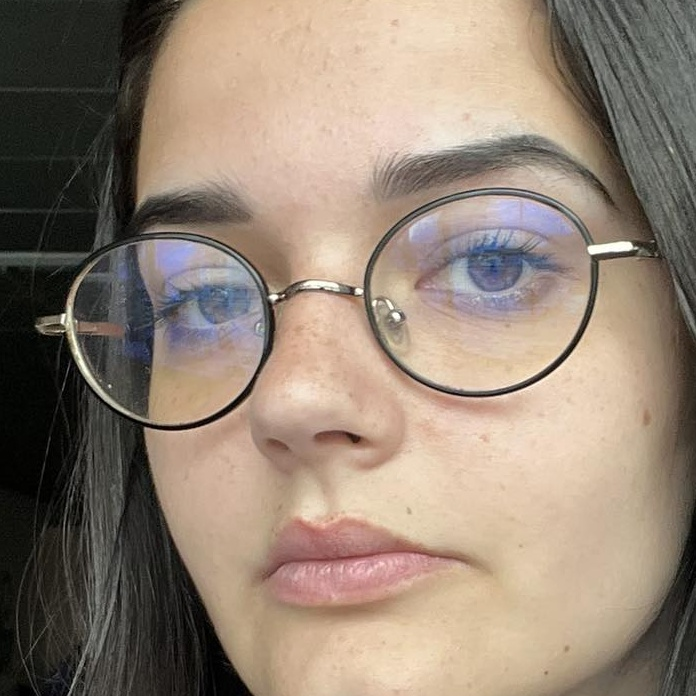
#> input picture FaceDetection/3122312321/face_349029759_1875558212821199_7977228225105043147_n.jpg, 696 x 696 px, given as the content of the folder images/sabina, which was not available
$ python faceDetection.py
#> lines starting #> are read from the running program, lines starting #| are printed output that depends on the picture
import cv2
import os

user = "646d0c1fa7d8e13e080352d7" #Dobljen podatek iz app keri user prijavil
# user_str = str(user) # Pripravljeno kak za kak shranjujemo ker ne vem če id al username

image_folder = "images/sabina" # Pot do mape s slikami

output_folder = f"FaceDetection/{user}" # Ustvarite pot do mape z imenom user

os.makedirs(output_folder, exist_ok=True) # Ustvarite mapo z imenom user, če še ne obstaja

facedetect = cv2.CascadeClassifier('haarcascade_frontalface_default.xml') # Ustvarite detektor obraza

for filename in os.listdir(image_folder):
    if filename.endswith(".jpg"):
        # Ustvarite pot do vhodne slike
        input_image_path = os.path.join(image_folder, filename)

        # Naložite sliko
        image = cv2.imread(input_image_path)
#> image is the input picture: shape (696, 696, 3); mean B, G, R 115.7, 130.6, 146.7

        # Pretvorite sliko v sivinsko sliko za detekcijo obraza
        gray = cv2.cvtColor(image, cv2.COLOR_BGR2GRAY)
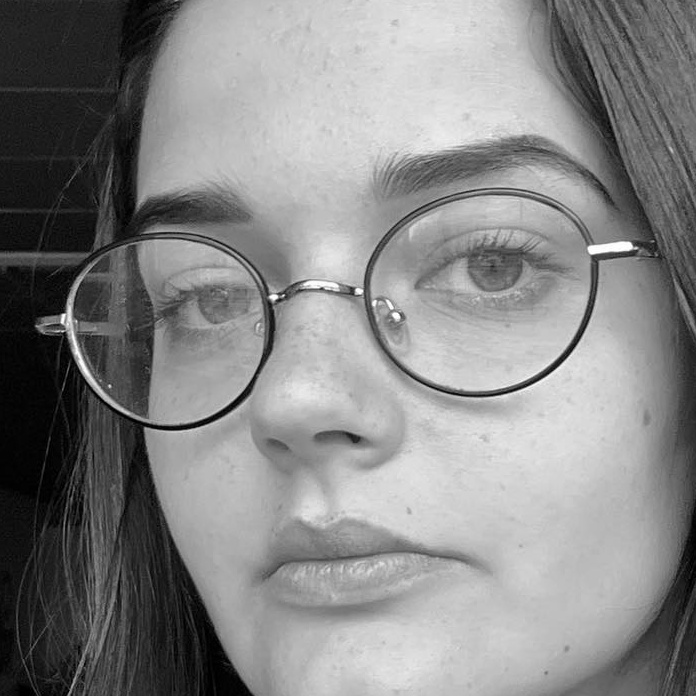
#> gray: shape (696, 696); min 0, max 255, mean 133.7

        # Uporabite detektor obraza na sivi sliki
        faces = facedetect.detectMultiScale(gray, 1.1, 20) # 20 sosedov da je kar se da natancno
#> faces = ()

        # Če so bili obrazi najdeni, jih shranite v drugo mapo
        if len(faces) > 0:
            for (x, y, w, h) in faces:
                # Izrežite obraz iz originalne slike
                face = image[y:y + h, x:x + w]

                # Ustvari ime izhodne slike z obrazi
                output_image_path = os.path.join(output_folder, f"face_{filename}")

                # Shrani sliko z obrazi v drugo mapo
                cv2.imwrite(output_image_path, face)

                print(f"Obraz na sliki {filename} je bil zaznan in shranjen v {output_image_path}")
        else:
            print(f"Na sliki {filename} ni bilo najdenih obrazov.")

$ run again, on FaceDetection/3122312321/face_349235278_664581378870163_8594523987894816179_n.jpg
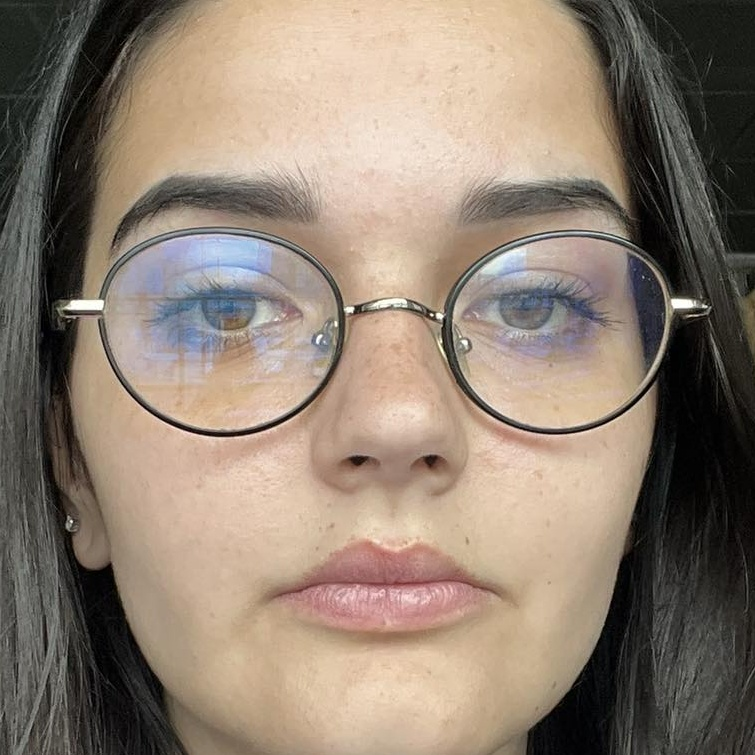
#> input picture FaceDetection/3122312321/face_349235278_664581378870163_8594523987894816179_n.jpg, 755 x 755 px, given as the content of the folder images/sabina, which was not available
#> image is the input picture: shape (755, 755, 3); mean B, G, R 113, 127.3, 142.5
#> `gray = cv2.cvtColor(image, cv2.COLOR_BGR2GRAY)`:
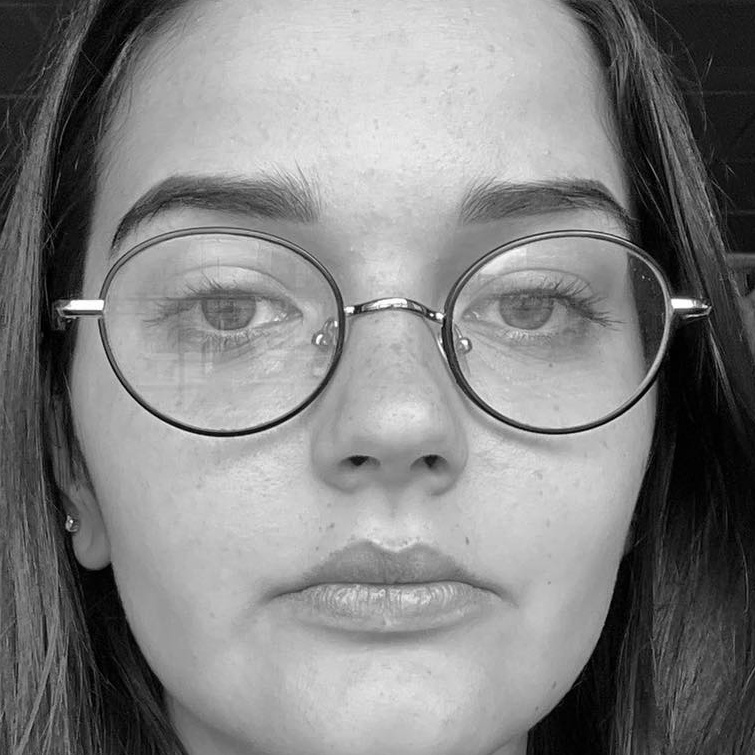
#> gray: shape (755, 755); min 0, max 255, mean 130.2
#> faces = [[63, 46, 650, 650]]
#> the loop `for (x, y, w, h) in faces:` made 1 pass
#> (printed output is left out)
#> pass 1, `face = image[y:y + h, x:x + w]`:
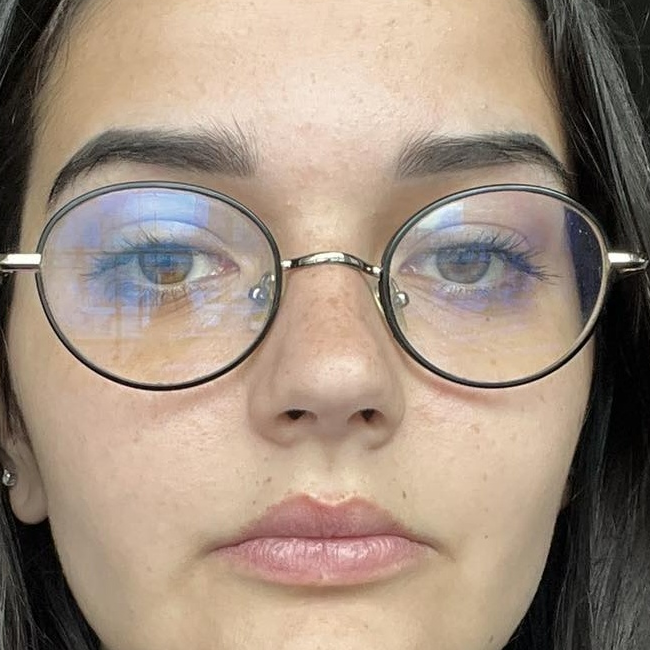
#> face: shape (650, 650, 3); mean B, G, R 126.2, 141.8, 160.1

$ run again, on FaceDetection/3122312321/face_349339526_788938859343832_4262279798491482744_n.jpg
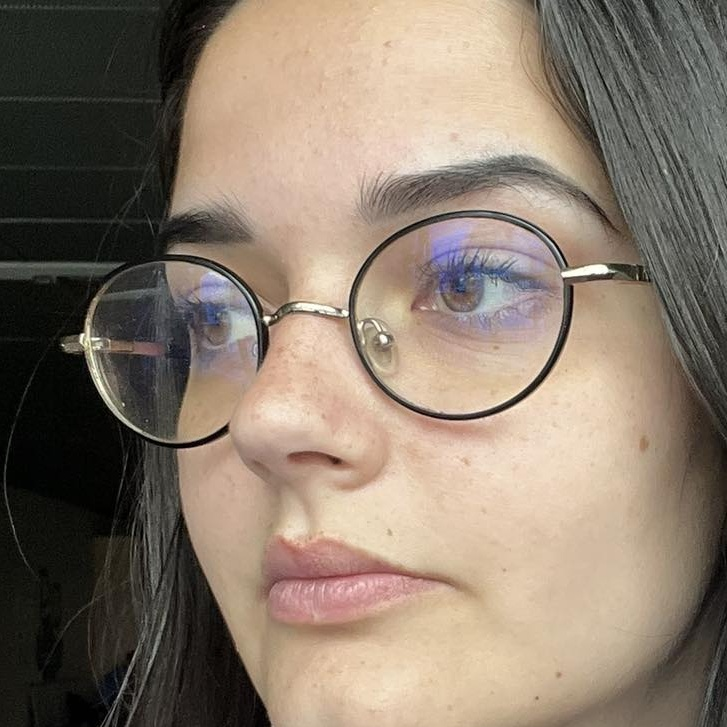
#> input picture FaceDetection/3122312321/face_349339526_788938859343832_4262279798491482744_n.jpg, 727 x 727 px, given as the content of the folder images/sabina, which was not available
#> image is the input picture: shape (727, 727, 3); mean B, G, R 107.5, 122.2, 136.8
#> `gray = cv2.cvtColor(image, cv2.COLOR_BGR2GRAY)`:
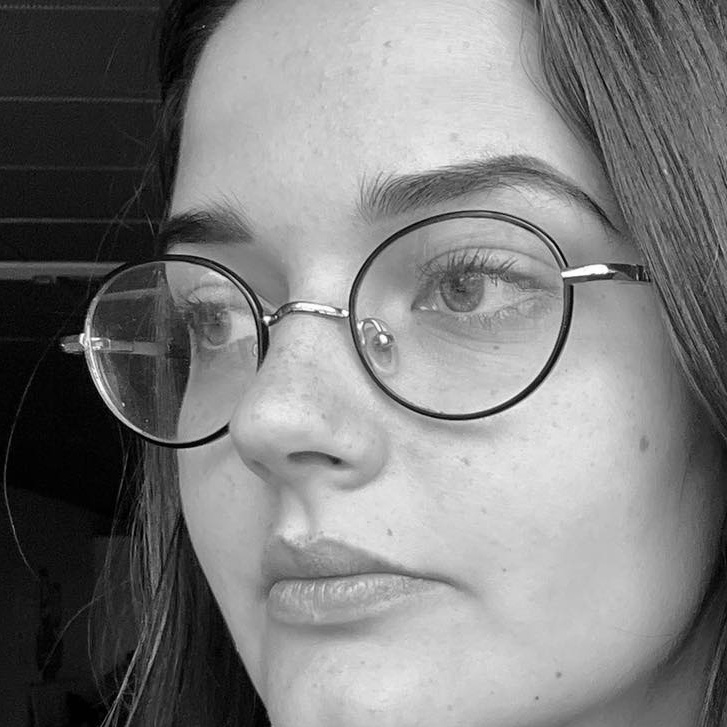
#> gray: shape (727, 727); min 0, max 254, mean 124.9
#> faces = [[132, 335, 337, 337]]
#> the loop `for (x, y, w, h) in faces:` made 1 pass
#> (printed output is left out)
#> pass 1, `face = image[y:y + h, x:x + w]`:
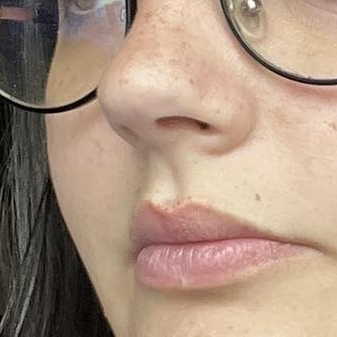
#> face: shape (337, 337, 3); mean B, G, R 127.7, 145.9, 170.2

$ run again, on FaceDetection/PersonDoesNotExist/face_prenos1.jpg
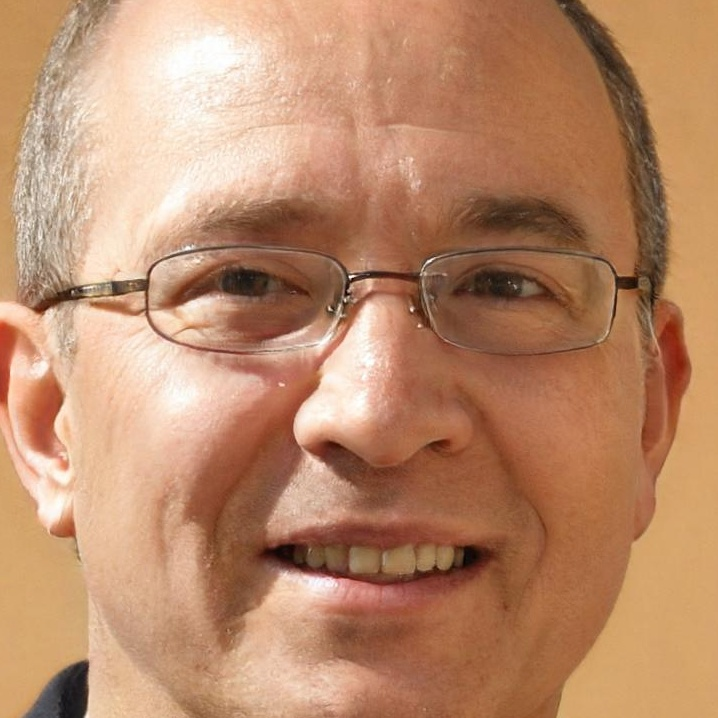
#> input picture FaceDetection/PersonDoesNotExist/face_prenos1.jpg, 718 x 718 px, given as the content of the folder images/sabina, which was not available
#> image is the input picture: shape (718, 718, 3); mean B, G, R 106.6, 138.6, 186.9
#> `gray = cv2.cvtColor(image, cv2.COLOR_BGR2GRAY)`:
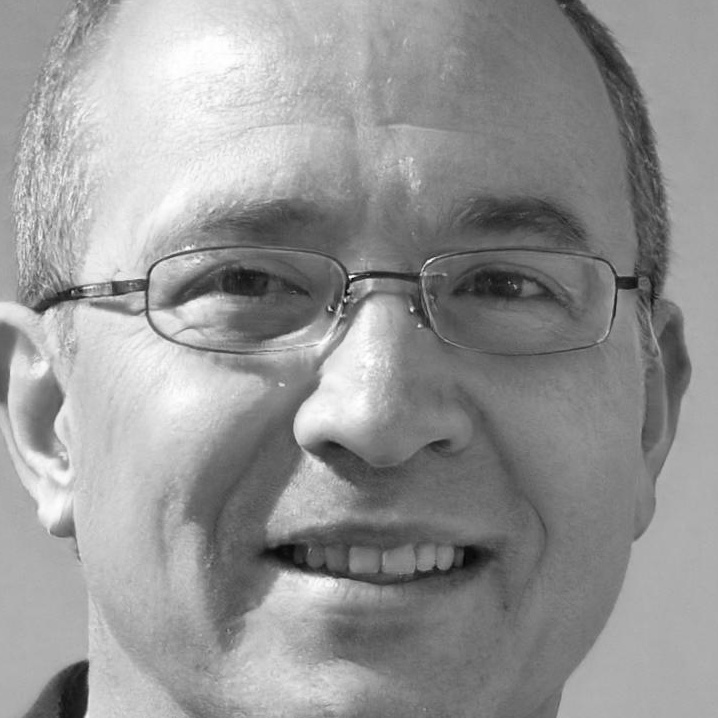
#> gray: shape (718, 718); min 4, max 255, mean 149.4
#> faces = ()
